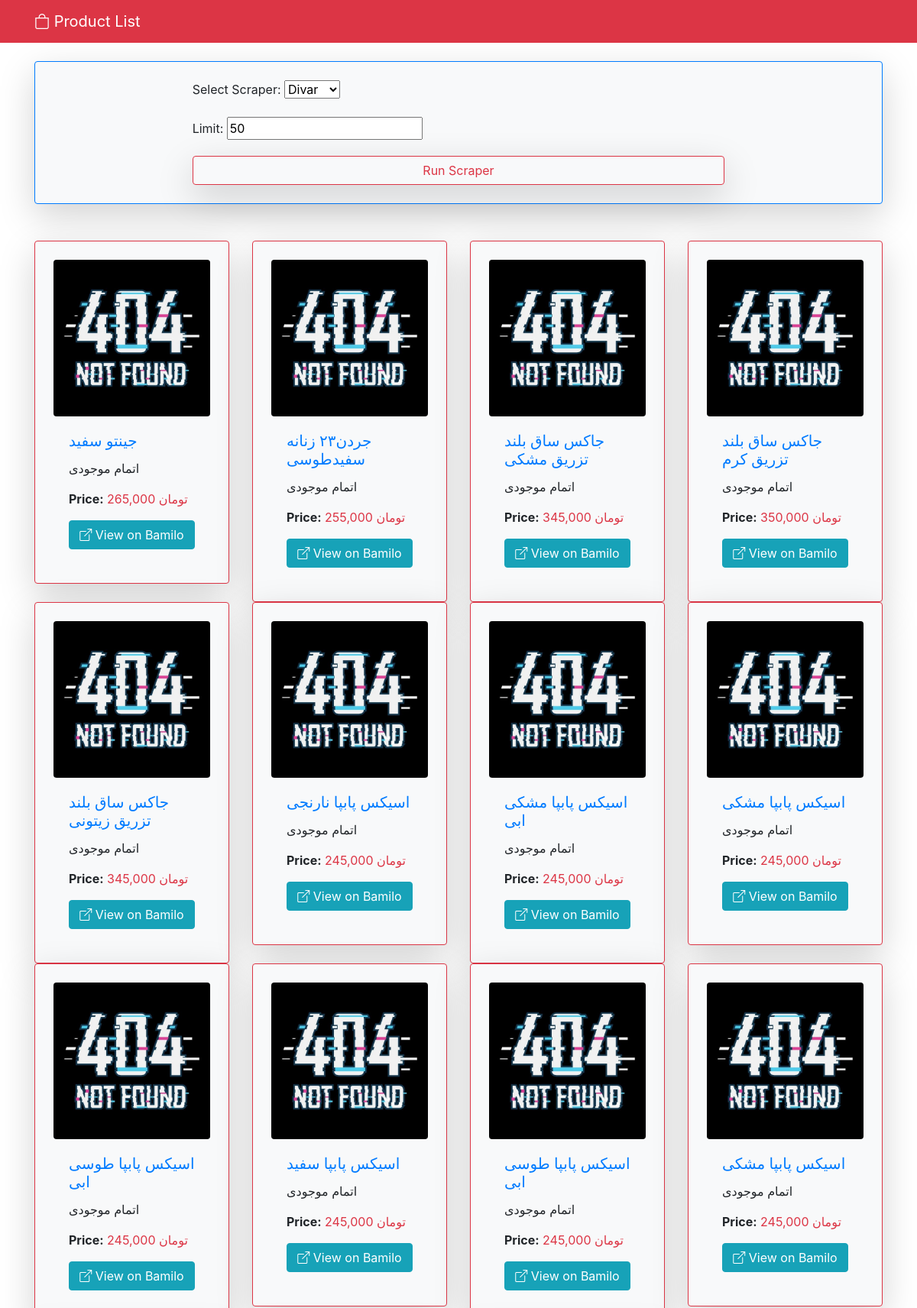
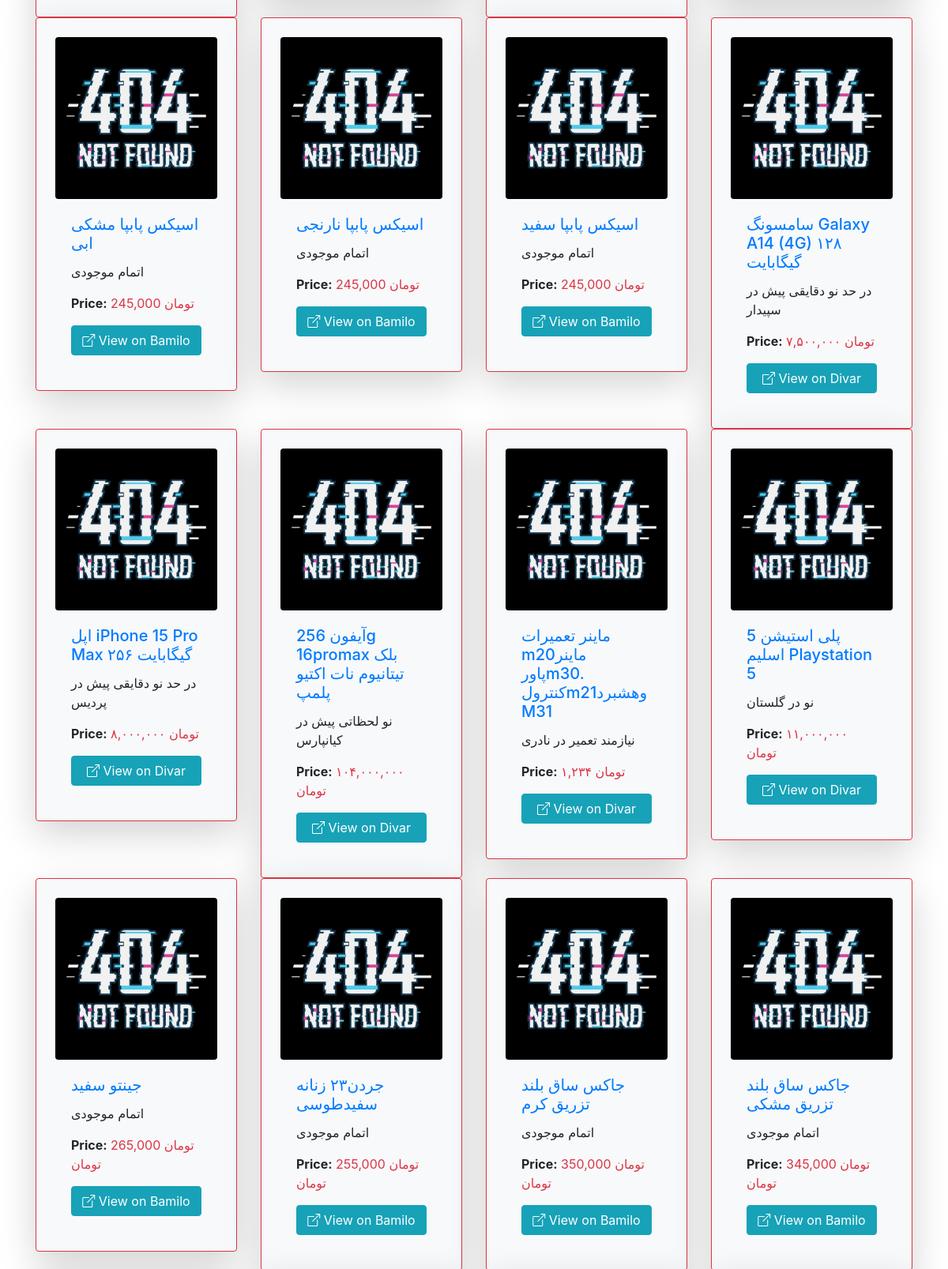
The page / (upper part) on the database its author committed (2 pictures, top to bottom).
### product_crawler/models.py (models this page shows, shortened)
class Product(models.Model):
    title = models.CharField(max_length=200)
    price = models.CharField(max_length=255, blank=True , null=True)
    description = models.TextField(blank=True)
    image_url = models.URLField()
    source_website = models.CharField(max_length=200)
    source_url = models.URLField(unique=True)
    created_at = models.DateTimeField(auto_now_add=True)
    updated_at = models.DateTimeField(auto_now=True)
    class Meta:
        ordering = ['-updated_at']

### product_crawler/views.py (the view)
# urls.py: path('', views.scraper_view, name='scraper_view'),
def scraper_view(request):
    if request.method == 'POST':
        form = ScraperSelectionForm(request.POST)
        if form.is_valid():
            scraper_choice = form.cleaned_data['scraper']
            limit = form.cleaned_data['limit']
            if scraper_choice == 'divar':
                divar_scraper = DivarScraper(limit=limit)
                divar_scraper.run()
            elif scraper_choice == 'bamilo':
                bamilo_scraper = BamiloScraper(limit=limit)
                bamilo_scraper.run()
            return redirect('scraper_view')
    else:
        form = ScraperSelectionForm()
        products = Product.objects.all()
    return render(request, 'product_list.html', {'form': form, 'products': products})

### product_crawler/forms.py
class ScraperSelectionForm(forms.Form):
    scraper_choices = [
        ('divar', 'Divar'),
    ]
    scraper = forms.ChoiceField(choices=scraper_choices, label='Select Scraper')
    from django import forms

### product_crawler/templates/product_list.html (shortened to what this page needs)
{% load static %}
<!DOCTYPE html>
<html lang="en">
<head>
    <link href="https://stackpath.bootstrapcdn.com/bootstrap/4.5.2/css/bootstrap.min.css" rel="stylesheet">
    <link href="https://cdnjs.cloudflare.com/ajax/libs/bootstrap-icons/1.8.1/font/bootstrap-icons.min.css" rel="stylesheet">
</head>
<body>
    <nav class="navbar navbar-expand-lg navbar-dark bg-danger mb-4">
        <div class="container">
            <span class="navbar-brand fs-2 fw-bold"><i class="bi bi-bag"></i> Product List</span>
        </div>
    </nav>
    <div class="container">
        <div class="mb-5">
            <form method="post" class="bg-light p-4 rounded shadow-lg border border-primary">
                <div class="row">
                    <div class="col-md-8 mx-auto">
                        <div class="form-group">
                            {{ form.as_p }}
                        </div>
                        <button type="submit" class="btn btn-outline-danger w-100 shadow-lg">Run Scraper</button>
                    </div>
                </div>
            </form>
        </div>
        <div class="row g-4">
            {% for product in products %}
            <div class="col-12 col-sm-6 col-md-4 col-lg-3">
                <div class="card bg-light rounded shadow-lg border border-danger p-4">
                    <img src="{{ product.image_url }}" class="card-img-top img-fluid rounded" alt="{{ product.title }}" onerror="this.src='{% static 'placeholder-image.jfif' %}'">
                    <div class="card-body d-flex flex-column">
                        <h5 class="card-title text-primary fw-bold">{{ product.title }}</h5>
                        <p class="card-text">{{ product.description }}</p>
                        <p class="card-text">
                        <strong>Price:</strong>
                        <span class="text-danger">{{ product.price }}</span>
                        </p>
                        <a href="{{ product.source_url }}" class="btn btn-info" target="_blank">
                            <i class="bi bi-box-arrow-up-right"></i> View on {{ product.source_website }}
                        </a>
                    </div>
                </div>
            </div>
            {% empty %}
            <div class="col-12 text-center">
                <p class="h4 text-light">No products found.</p>
            </div>
            {% endfor %}
        </div>
    </div>
</body>
</html>

### rows shown on the page
Product: title "جینتو سفید", description "اتمام موجودی", price "265,000 تومان", source_website "Bamilo"
Product: title "جردن۲۳ زنانه سفیدطوسی", description "اتمام موجودی", price "255,000 تومان", source_website "Bamilo"
Product: title "جاکس ساق بلند تزریق مشکی", description "اتمام موجودی", price "345,000 تومان", source_website "Bamilo"
Product: title "جاکس ساق بلند تزریق کرم", description "اتمام موجودی", price "350,000 تومان", source_website "Bamilo"
Product: title "جاکس ساق بلند تزریق زیتونی", description "اتمام موجودی", price "345,000 تومان", source_website "Bamilo"
Product: title "اسیکس پابپا نارنجی", description "اتمام موجودی", price "245,000 تومان", source_website "Bamilo"
Product: title "اسیکس پابپا مشکی ابی", description "اتمام موجودی", price "245,000 تومان", source_website "Bamilo"
Product: title "اسیکس پابپا مشکی", description "اتمام موجودی", price "245,000 تومان", source_website "Bamilo"
Product: title "اسیکس پابپا طوسی ابی", description "اتمام موجودی", price "245,000 تومان", source_website "Bamilo"
Product: title "اسیکس پابپا سفید", description "اتمام موجودی", price "245,000 تومان", source_website "Bamilo"
Product: title "اسیکس پابپا طوسی ابی", description "اتمام موجودی", price "245,000 تومان", source_website "Bamilo"
Product: title "اسیکس پابپا مشکی", description "اتمام موجودی", price "245,000 تومان", source_website "Bamilo"
Product: title "اسیکس پابپا مشکی ابی", description "اتمام موجودی", price "245,000 تومان", source_website "Bamilo"
Product: title "اسیکس پابپا نارنجی", description "اتمام موجودی", price "245,000 تومان", source_website "Bamilo"
Product: title "اسیکس پابپا سفید", description "اتمام موجودی", price "245,000 تومان", source_website "Bamilo"
Product: title "سامسونگ Galaxy A14 (4G) ۱۲۸ گیگابایت", description "در حد نو دقایقی پیش در سپیدار", price "۷,۵۰۰,۰۰۰ تومان", source_website "Divar"
Product: title "اپل iPhone 15 Pro Max ۲۵۶ گیگابایت", description "در حد نو دقایقی پیش در پردیس", price "۸,۰۰۰,۰۰۰ تومان", source_website "Divar"
Product: title "آیفون 256g 16promax بلک تیتانیوم نات اکتیو پلمپ", description "نو لحظاتی پیش در کیانپارس", price "۱۰۴,۰۰۰,۰۰۰ تومان", source_website "Divar"
Product: title "ماینر تعمیرات m20ماینر پاورm30. کنترولm21وهشبردM31", description "نیازمند تعمیر در نادری", price "۱,۲۳۴ تومان", source_website "Divar"
Product: title "پلی استیشن 5 اسلیم Playstation 5", description "نو در گلستان", price "۱۱,۰۰۰,۰۰۰ تومان", source_website "Divar"
Product: title "جینتو سفید", description "اتمام موجودی", price "265,000 تومان تومان", source_website "Bamilo"
Product: title "جردن۲۳ زنانه سفیدطوسی", description "اتمام موجودی", price "255,000 تومان تومان", source_website "Bamilo"
Product: title "جاکس ساق بلند تزریق کرم", description "اتمام موجودی", price "350,000 تومان تومان", source_website "Bamilo"
Product: title "جاکس ساق بلند تزریق مشکی", description "اتمام موجودی", price "345,000 تومان تومان", source_website "Bamilo"
